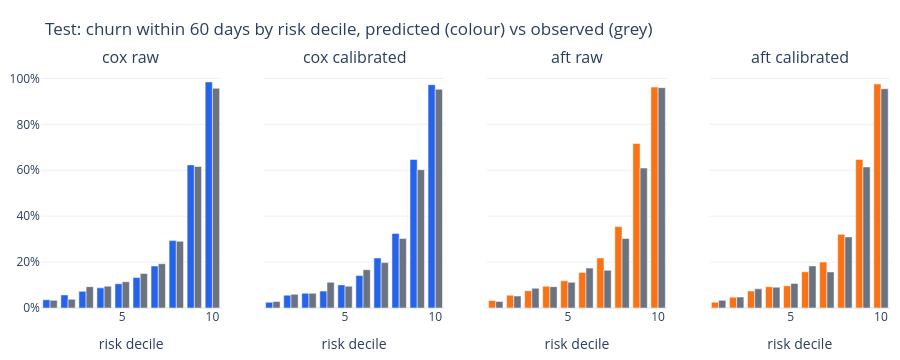

The cell this chart's notebook holds for it:
### Code cell
deciles = tables["calibration"].query("horizon == @HORIZON")
fig = make_subplots(rows=1, cols=4, subplot_titles=variant_titles, shared_yaxes=True)
for col, (name, variant) in enumerate(test_surv, start=1):
    part = deciles[(deciles["model"] == name) & (deciles["variant"] == variant)]
    fig.add_trace(go.Bar(x=part["bin"], y=part["predicted"], marker_color=COLORS[name]), 1, col)
    fig.add_trace(go.Bar(x=part["bin"], y=part["observed"], marker_color=GREY), 1, col)
fig.update_xaxes(title_text="risk decile")
fig.update_yaxes(tickformat=".0%")
show(
    fig,
    f"Test: churn within {HORIZON} days by risk decile, predicted (colour) vs observed (grey)",
    height=360,
    showlegend=False,
)

### Figure 1 — Plotly figure (JSON) as saved in the notebook; plotly's stock layout.template omitted (floating-point values rounded to 4 significant figures)
{"data": [{"marker": {"color": "#2563eb"}, "type": "bar", "x": [1, 2, 3, 4, 5, 6, 7, 8, 9, 10], "xaxis": "x", "y": [0.03594, 0.05706, 0.07261, 0.08764, 0.1055, 0.1324, 0.1829, 0.2934, 0.6231, 0.9847], "yaxis": "y"}, {"marker": {"color": "#6b7280"}, "type": "bar", "x": [1, 2, 3, 4, 5, 6, 7, 8, 9, 10], "xaxis": "x", "y": [0.03325, 0.0381, 0.09286, 0.09524, 0.1143, 0.15, 0.1929, 0.2905, 0.6167, 0.9571], "yaxis": "y"}, {"marker": {"color": "#2563eb"}, "type": "bar", "x": [1, 2, 3, 4, 5, 6, 7, 8, 9, 10], "xaxis": "x2", "y": [0.02465, 0.05572, 0.06436, 0.07365, 0.1007, 0.1411, 0.2178, 0.325, 0.6471, 0.9726], "yaxis": "y2"}, {"marker": {"color": "#6b7280"}, "type": "bar", "x": [1, 2, 3, 4, 5, 6, 7, 8, 9, 10], "xaxis": "x2", "y": [0.0285, 0.05952, 0.06429, 0.1119, 0.09524, 0.1667, 0.1976, 0.3024, 0.6024, 0.9524], "yaxis": "y2"}, {"marker": {"color": "#f97316"}, "type": "bar", "x": [1, 2, 3, 4, 5, 6, 7, 8, 9, 10], "xaxis": "x3", "y": [0.03247, 0.05599, 0.07541, 0.09456, 0.1183, 0.1551, 0.218, 0.3545, 0.7162, 0.9622], "yaxis": "y3"}, {"marker": {"color": "#6b7280"}, "type": "bar", "x": [1, 2, 3, 4, 5, 6, 7, 8, 9, 10], "xaxis": "x3", "y": [0.0285, 0.05238, 0.08571, 0.09286, 0.1119, 0.1738, 0.1643, 0.3024, 0.6095, 0.9595], "yaxis": "y3"}, {"marker": {"color": "#f97316"}, "type": "bar", "x": [1, 2, 3, 4, 5, 6, 7, 8, 9, 10], "xaxis": "x4", "y": [0.02546, 0.04713, 0.07419, 0.09282, 0.09653, 0.158, 0.1999, 0.3211, 0.647, 0.9754], "yaxis": "y4"}, {"marker": {"color": "#6b7280"}, "type": "bar", "x": [1, 2, 3, 4, 5, 6, 7, 8, 9, 10], "xaxis": "x4", "y": [0.03325, 0.04762, 0.08333, 0.09048, 0.1071, 0.1833, 0.1571, 0.3095, 0.6143, 0.9548], "yaxis": "y4"}], "layout": {"annotations": [{"font": {"size": 16}, "showarrow": false, "text": "cox raw", "x": 0.1062, "xanchor": "center", "xref": "paper", "y": 1, "yanchor": "bottom", "yref": "paper"}, {"font": {"size": 16}, "showarrow": false, "text": "cox calibrated", "x": 0.3688, "xanchor": "center", "xref": "paper", "y": 1, "yanchor": "bottom", "yref": "paper"}, {"font": {"size": 16}, "showarrow": false, "text": "aft raw", "x": 0.6313, "xanchor": "center", "xref": "paper", "y": 1, "yanchor": "bottom", "yref": "paper"}, {"font": {"size": 16}, "showarrow": false, "text": "aft calibrated", "x": 0.8938, "xanchor": "center", "xref": "paper", "y": 1, "yanchor": "bottom", "yref": "paper"}], "height": 360, "margin": {"b": 10, "l": 10, "r": 10, "t": 70}, "showlegend": false, "title": {"text": "Test: churn within 60 days by risk decile, predicted (colour) vs observed (grey)"}, "xaxis": {"anchor": "y", "domain": [0, 0.2125], "title": {"text": "risk decile"}}, "xaxis2": {"anchor": "y2", "domain": [0.2625, 0.475], "title": {"text": "risk decile"}}, "xaxis3": {"anchor": "y3", "domain": [0.525, 0.7375], "title": {"text": "risk decile"}}, "xaxis4": {"anchor": "y4", "domain": [0.7875, 1], "title": {"text": "risk decile"}}, "yaxis": {"anchor": "x", "domain": [0, 1], "tickformat": ".0%"}, "yaxis2": {"anchor": "x2", "domain": [0, 1], "matches": "y", "showticklabels": false, "tickformat": ".0%"}, "yaxis3": {"anchor": "x3", "domain": [0, 1], "matches": "y", "showticklabels": false, "tickformat": ".0%"}, "yaxis4": {"anchor": "x4", "domain": [0, 1], "matches": "y", "showticklabels": false, "tickformat": ".0%"}}}
